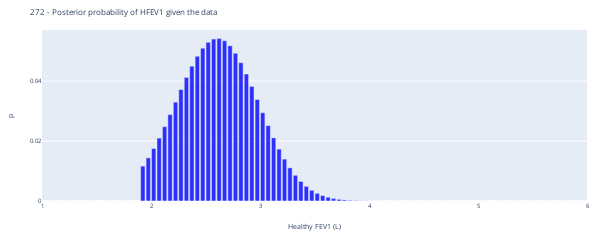

The cell this chart's notebook holds for it:
### Code cell
p_M_given_D_plot = np.zeros(HFEV1.card)
HFEV1_obs_idx = [HFEV1.get_bin_for_value(HFEV1_obs)[1] for HFEV1_obs in HFEV1_obs_list]
p_M_given_D_plot[HFEV1_obs_idx] = p_M_given_D

# Plot the results
fig = go.Figure(
    data=go.Bar(
        x=HFEV1.midbins,
        y=p_M_given_D_plot,
        marker=dict(color="blue"),
        opacity=0.8,
    )
)

title = f"{df_for_ID.loc[0, 'ID']} - Posterior probability of HFEV1 given the data"
fig.update_layout(
    font=dict(size=6), height=200, width=600, title=title, 
    margin=dict(l=10, r=10, t=30, b=10),
)
# Add Date on x axis
fig.update_xaxes(title_text=HFEV1.name)
fig.update_yaxes(title_text="p")

fig.show()
